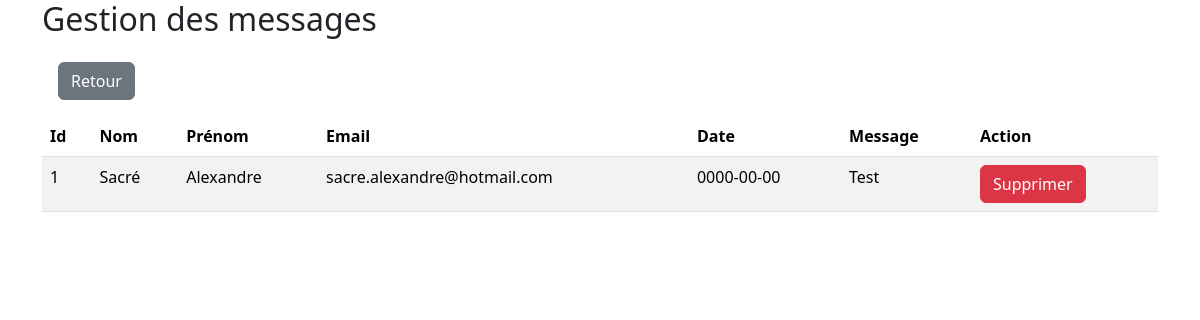
The page /admin/contact.php (signed in) on the database its author committed.
### tables this page shows
CREATE TABLE IF NOT EXISTS `contact` (
  `id` int NOT NULL AUTO_INCREMENT,
  `name` varchar(255) NOT NULL,
  `firstname` varchar(255) NOT NULL,
  `email` varchar(255) NOT NULL,
  `date` date NOT NULL,
  `message` text NOT NULL,
  PRIMARY KEY (`id`)
);

### admin/contact.php (the view, shortened to what this page needs)
<?php
    require "../connexion.php";
?>
<!DOCTYPE html>
<html lang="fr">
<head>
    <link href="https://cdn.jsdelivr.net/npm/bootstrap@5.3.1/dist/css/bootstrap.min.css" rel="stylesheet">
</head>
<body>
    <div class="container">
        <h2>Gestion des messages</h2>
        <a href="dashboard.php" class="btn btn-secondary m-3">Retour</a>
        <table class="table table-striped">
            <thead>
                <tr>
                    <th>Id</th>
                    <th>Nom</th>
                    <th>Prénom</th>
                    <th>Email</th>
                    <th>Date</th>
                    <th>Message</th>
                    <th>Action</th>
                </tr>
            </thead>
            <tbody>
                <?php
                    $req = $bdd->query("SELECT * FROM contact");
                    while($don = $req->fetch())
                    {
                        echo "<tr>";
                            echo "<td>".$don['id']."</td>";
                            echo "<td>".$don['name']."</td>";
                            echo "<td>".$don['firstname']."</td>";
                            echo "<td>".$don['email']."</td>";
                            echo "<td>".$don['date']."</td>";
                            echo "<td>".$don['message']."</td>";
                            echo "<td>";
                                echo  "<a href='langues.php?delete=".$don['id']."' class='btn btn-danger'>Supprimer</a>";
                            echo "</td>";
                        echo "</tr>";
                    }
                ?>
            </tbody>
        </table>
    </div>
</body>
</html>

### rows shown on the page
contact: id "1", name "Sacré", firstname "Alexandre", email "sacre.alexandre@hotmail.com", date "0000-00-00", message "Test"
